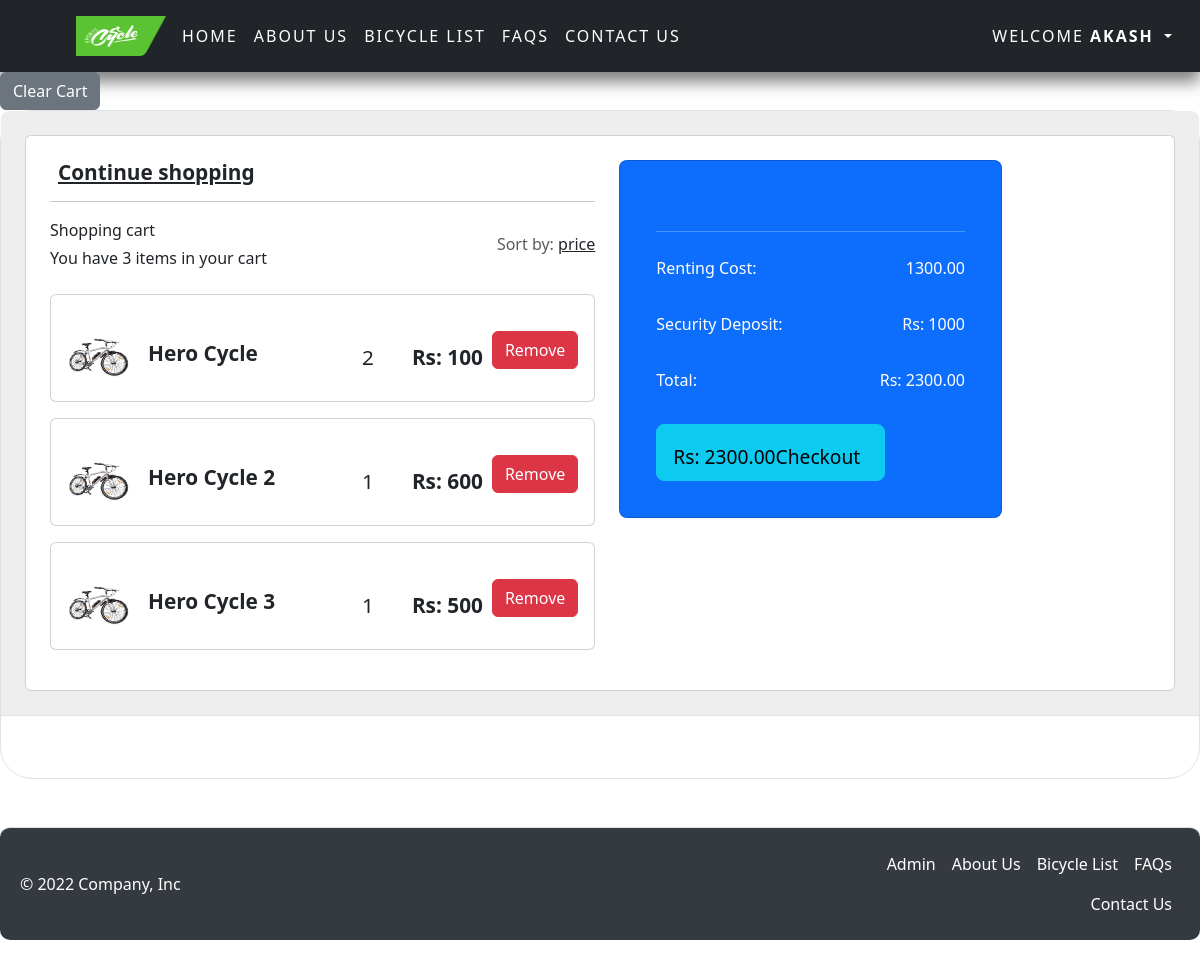
The app's page /cart/ (signed in), older data.
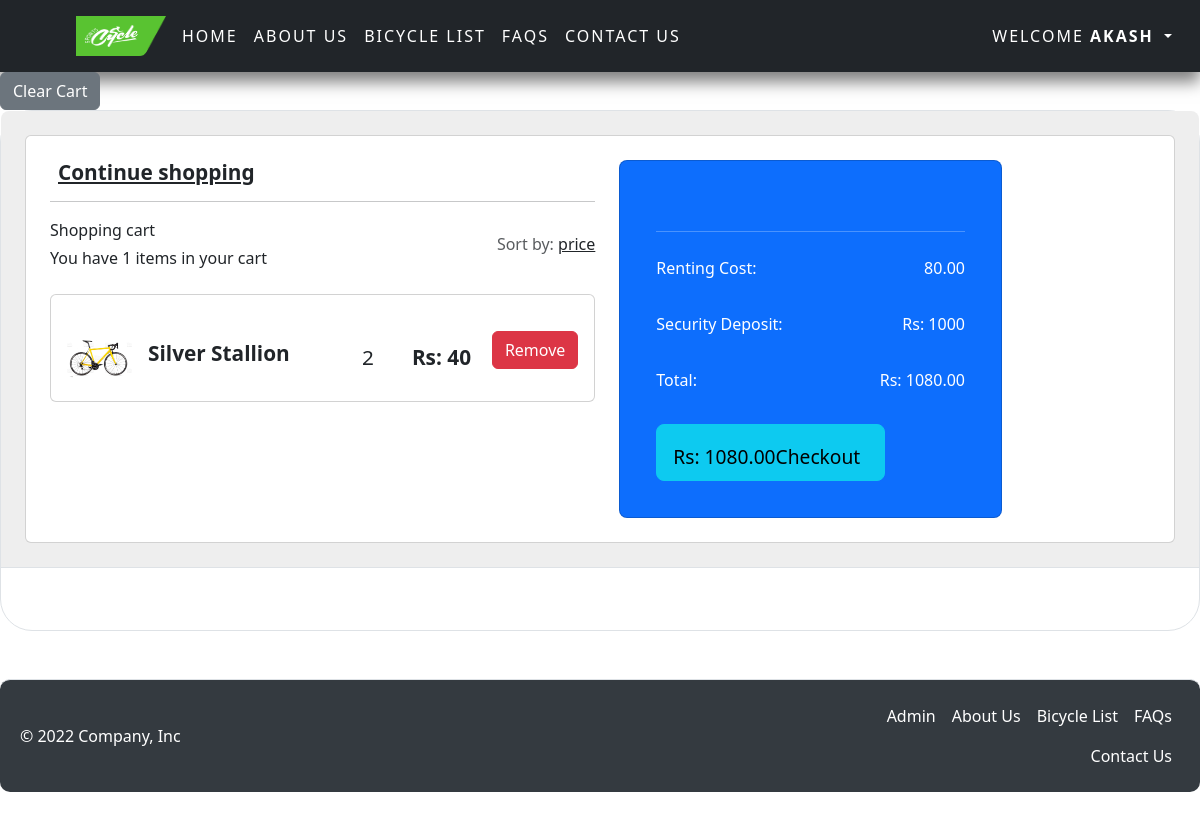
The same page, newer data.
### app1/models.py (models this page shows, shortened)
class CartItem(models.Model):
    cart = models.ForeignKey(Cart, on_delete=models.CASCADE)
    product = models.ForeignKey(Product, on_delete=models.CASCADE)
    quantity = models.PositiveIntegerField(default=1)
    price = models.DecimalField(max_digits=10, decimal_places=2, default=0)
    image = models.ImageField(upload_to='images/', null=True, blank=True)

class Product(models.Model):
    product_id = models.AutoField(primary_key=True)
    slug = models.SlugField(unique=True, null=True, blank=True)
    product_name = models.CharField(max_length=50)
    product_price = models.IntegerField()
    product_quantity = models.IntegerField()
    image = models.ImageField(upload_to="media")

### app1/views.py (the view)
# urls.py: path('cart/', views.cart, name='cart'),
def cart(request):
    cart_items = CartItem.objects.filter(cart__user=request.user)
    total_price = calculate_total_price(cart_items)
    total_price_security = calculate_total_price(cart_items) + 1000
    context = {
        'items': cart_items,
        'total_price_security': total_price_security,
        'total_price': total_price,
    }
    return render(request, 'cart.html', context)

### app1/views.py (called while the page is built)
def calculate_total_price(cart_items):
    total_price = sum(item.product.product_price *
                      item.quantity for item in cart_items)
    total_price = Decimal(total_price).quantize(Decimal('.01'))
    return total_price

### templates/cart.html (shortened to what the changed rows need)
{% extends 'base.html' %} {% load static %} {% block content %}
<section class="pb-4">
  <div class="bg-white border rounded-5">
    <section
      class="w-100 p-4"
      style="background-color: #eee; border-radius: 0.5rem 0.5rem 0 0"
    >
      <div class="row">
        <div class="col">
          <div class="card">
            <div class="card-body p-4">
              <div class="row">
                <div class="col-lg-7">
                  <div
                    class="d-flex justify-content-between align-items-center mb-4"
                  >
                    <div>
                      <p class="mb-1">Shopping cart</p>
                      <p class="mb-0">
                        You have {{ items.count }} items in your cart
                      </p>
                    </div>
                  </div>
                  {% for item in items %}
                  <div class="card mb-3">
                    <div class="card-body">
                      <div class="d-flex justify-content-between">
                        <div class="d-flex flex-row align-items-center">
                          {% if item.image %}
                          <div>
                            <img
                              src="{{ item.image.url }}"
                              class="img-fluid rounded-3"
                              alt="{{ item.product.product_name }}"
                              style="width: 65px"
                            />
                          </div>
                          {% else %}
                          <p>Your cart is empty</p>
                          {% endif %}
                          <div class="ms-3">
                            <h5>{{ item.product.product_name }}</h5>
                          </div>
                        </div>
                        <div class="d-flex flex-row align-items-center">
                          <div style="width: 50px">
                            <h5 class="fw-normal mb-0">{{ item.quantity }}</h5>
                          </div>
                          <div style="width: 80px">
                            <h5 class="mb-0">
                              Rs: {{ item.product.product_price }}
                            </h5>
                          </div>
                          <form
                            action="{% url 'delete_from_cart' item.id %}"
                            method="POST"
                          >
                            <button type="submit" class="btn btn-danger">
                               Remove
                            </button>
                          </form>
                        </div>
                      </div>
                    </div>
                  </div>
                  {% endfor %}
                </div>
                <div class="col-lg-5">
                  <div class="card bg-primary text-white rounded-3">
                    <div class="card-body">
                      <div class="d-flex justify-content-between mb-4">
                        <p class="mb-2">Renting Cost:</p>
                        <p class="mb-2">{{ total_price }}</p>
                      </div>
                      <div class="d-flex justify-content-between mb-4">
                        <p class="mb-2">Total:</p>
                        <p class="mb-2">Rs: {{ total_price_security}}</p>
                      </div>
                      <button
                        type="button"
                        class="btn btn-info btn-block btn-lg"
                        onclick="window.location.href='/invoice/'"
                      >
                        <div class="d-flex justify-content-between">
                          <span>Rs: {{ total_price_security}} </span>
                          <span>
                            Checkout
                          </span>
                        </div>
                      </button>
                    </div>
                  </div>
                </div>
              </div>
            </div>
          </div>
        </div>
      </div>
    </section>
  </div>
</section>
{% endblock %}

Row changes from the older to the newer data that the page shows:
removed CartItem: image (picture), product.product_name "Hero Cycle", quantity "2", product.product_price "100"
removed CartItem: image (picture), product.product_name "Hero Cycle 2", quantity "1", product.product_price "600"
removed CartItem: image (picture), product.product_name "Hero Cycle 3", quantity "1", product.product_price "500"
added CartItem: image (picture), product.product_name "Silver Stallion", quantity "2", product.product_price "40"
Text that changed along with them:
{{ items.count }}: "3" → "1"
{{ total_price }}: "1300.00" → "80.00"
{{ total_price_security }}: "2300.00" → "1080.00"
